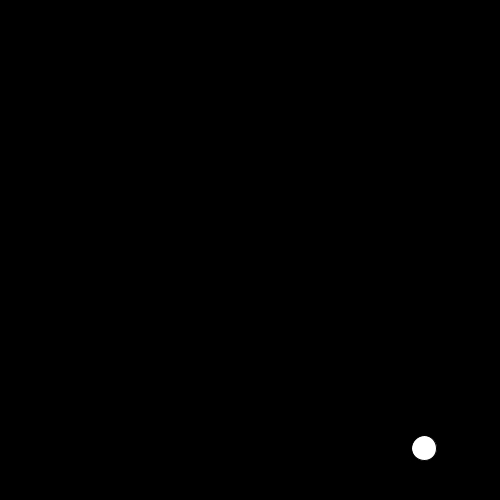
Frame 1 (no input)
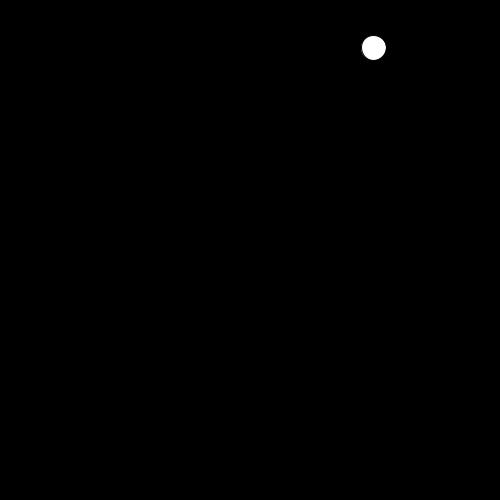
Frame 60 (the mouse pressed at the canvas centre just before this capture)
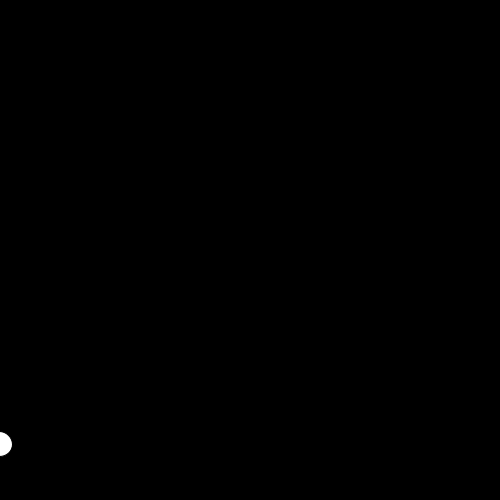
Frame 120 (the mouse held since frame 60 and released just before this capture)

The Processing sketch that drew these frames (run headless with seeded random() and noise(); from frame 60 on, the mouse is pressed at the canvas centre):

// Processing sketch: targettracker_human
// ── targettracker_human.pde


MS2007 targ = new MS2007(5.4,5.4,3,-95,2.7,5.4,2,-25,2*3.1415/4.5,0,0,0);
float pathrot = 0;
float dt;
int tnow, oldt;
int targetscale = 25;
int tradius = 25;
float targactx,targacty;


void setup(){
  size(500,500);
  
}

void draw(){
  background(0);
  tnow = (millis());
  dt = (tnow-oldt)/1000.0;
  oldt = tnow;
  
  //update the target
  targ.update(dt);
  targactx = targ.x*targetscale+width/2;
  targacty = targ.y*targetscale+height/2;
  
  //draw the target
  fill(255);
  ellipse(targactx,targacty,tradius,tradius);
  
  
}

// ── ms2007.pde
class MS2007{
  // defaults 5.4,5.4,3,-95,2.7,5.4,2,-25,2*3.1415/4.5,0,0,0
  float A1x,A2x,hx,phx,A1y,A2y,hy,phy,w,ox,oy,rot;
  float x,y,t;
  MS2007(float iA1x, float iA2x, float ihx, float iphx, float iA1y, float iA2y, float ihy, float iphy, float iw, float iox, float ioy, float irot){
    A1x = iA1x;
    A2x = iA2x;
    hx = ihx;
    phx = iphx;
    A1y = iA1y;
    A2y = iA2y;
    hy = ihy;
    phy = iphy;
    w = iw;
    ox = iox;
    oy = ioy;
    rot = irot;
}
void update(float dt){
  t+=dt;
  x=A1x*cos(hx*w*t)+A2x*cos(hx* w* t- phx)+ ox;
  y= A1y*cos( hy* w* t)+ A2y*cos( hy* w* t- phy)+ oy;
}

void reset(){
  t = 0;
  x=A1x*cos(hx*w*t)+A2x*cos(hx* w* t- phx)+ ox;
  y= A1y*cos( hy* w* t)+ A2y*cos( hy* w* t- phy)+ oy;

}
}

// ── puck.pde
class Puck{
  boolean oldPrs,Uprs,held,oldheld;
  float x,y,radius,ox,oy;
  Puck(float ix,float iy,float iradius){
   radius = iradius;
   x = ix;
   y = iy;
   ox = ix;
   oy = iy;
   Uprs = false;
   held = false;
   oldPrs = false;
   oldheld = false;
  }
  void update(){
   //determine whether there has been a unique press.
   Uprs =  mousePressed&&!oldPrs;
   oldPrs = mousePressed;
   //determine whether the press occurred while the mouse was over the puck
   held = (Uprs&&(sqrt(pow(mouseX-x,2)+pow(mouseY-y,2))<radius))||(mousePressed&&oldheld);
   oldheld=held;
   if(held){
     x=mouseX;
     y=mouseY;
   }
   
  }
  void reset(){
    held = false;
    x = ox;
    y = oy;
  }
  
}
